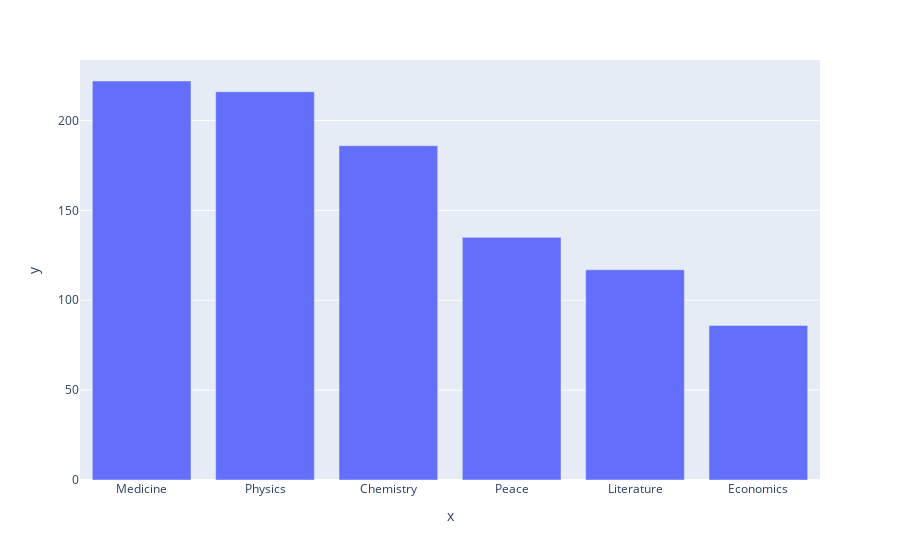

The notebook cell saved with this chart:
### Code cell
px.bar(df, df['category'].value_counts().index, df['category'].value_counts().values, color_continuous_scale='Aggrnyl')

### Figure 1 — Plotly figure (JSON) as saved in the notebook; plotly's stock layout.template omitted (floating-point values rounded to 4 significant figures)
{"data": [{"alignmentgroup": "True", "hovertemplate": "x=%{x}<br>y=%{y}<extra></extra>", "legendgroup": "", "marker": {"color": "#636efa", "pattern": {"shape": ""}}, "name": "", "offsetgroup": "", "orientation": "v", "showlegend": false, "textposition": "auto", "type": "bar", "x": ["Medicine", "Physics", "Chemistry", "Peace", "Literature", "Economics"], "xaxis": "x", "y": [222, 216, 186, 135, 117, 86], "yaxis": "y"}], "layout": {"autosize": true, "barmode": "relative", "legend": {"tracegroupgap": 0}, "margin": {"t": 60}, "xaxis": {"anchor": "y", "autorange": true, "domain": [0, 1], "range": [-0.5, 5.5], "title": {"text": "x"}, "type": "category"}, "yaxis": {"anchor": "x", "autorange": true, "domain": [0, 1], "range": [0, 233.7], "title": {"text": "y"}, "type": "linear"}}}
